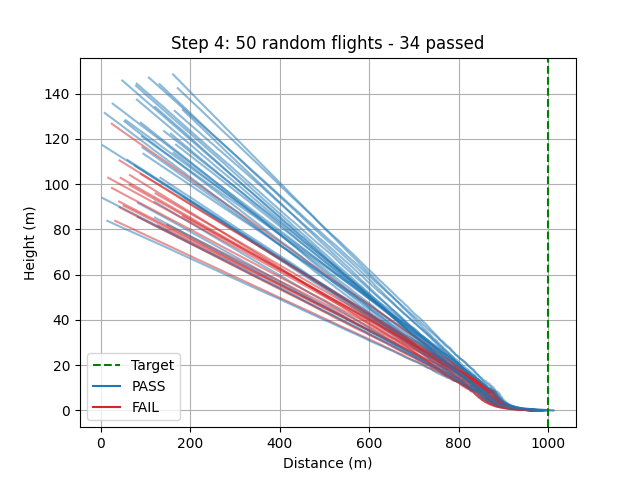

Recreate this plot in Python.
# Step 4: 50 random flights
# Same brain as Step 3, but now every flight is different:
# random start height, random start position, random wind, and random gusts.
# Run with:  python glider_step4.py

import random
import csv
import matplotlib.pyplot as plt

# ----- Settings you can change -----
runs = 50             # how many flights to test
forward_speed = 15.0  # glider speed through the air (m/s)
target = 1000.0       # where we want to land (meters)
time_step = 0.1       # update every 0.1 seconds
gust = 8.0            # random gust strength (m/s) - try 4.0 for rough air
max_wind = 4.0        # steady wind is chosen between -max_wind and +max_wind

# ----- Brain settings (same as Step 3) -----
min_sink = 0.3
max_sink = 5.0
flare_height = 8.0
flare_tau = 2.0
flare_min_sink = 0.2
flare_time = 8.0

# ----- Success rules -----
max_miss = 30.0
max_touch_sink = 0.5

# Using the same seed makes the "random" flights repeat exactly.
# This way your results are the same every time you run it.
random.seed(42)


def fly(distance, height, wind):
    """Fly one landing. Returns where it landed, how hard, and the path."""
    stage = "APPROACH"
    sink_speed = 0.0
    xs = []
    hs = []

    while height > 0:
        # Ground speed = our speed + steady wind + a random gust
        ground_speed = forward_speed + wind + random.uniform(-gust, gust)

        if height <= flare_height:
            stage = "FLARE"

        if stage == "APPROACH":
            aim_point = target - ground_speed * flare_time
            distance_left = aim_point - distance
            if distance_left < 1:
                distance_left = 1
            time_left = distance_left / ground_speed
            sink_speed = (height - flare_height) / time_left
            if sink_speed < min_sink:
                sink_speed = min_sink
            if sink_speed > max_sink:
                sink_speed = max_sink
        else:
            sink_speed = height / flare_tau
            if sink_speed < flare_min_sink:
                sink_speed = flare_min_sink

        distance = distance + ground_speed * time_step
        height = height - sink_speed * time_step
        xs.append(distance)
        hs.append(max(height, 0))

    return distance, sink_speed, xs, hs


# ----- Run all the flights -----
results = []
paths = []

for number in range(1, runs + 1):
    start_distance = random.uniform(0, 200)   # random start position
    start_height = random.uniform(80, 150)    # random start height
    wind = random.uniform(-max_wind, max_wind)  # random steady wind

    landed, sink, xs, hs = fly(start_distance, start_height, wind)
    miss = landed - target
    good = abs(miss) <= max_miss and sink <= max_touch_sink

    results.append([number, round(start_distance), round(start_height),
                    round(wind, 1), round(miss, 1), round(sink, 2),
                    "PASS" if good else "FAIL"])
    paths.append((xs, hs, good))

# ----- Print the results table -----
print("run  start_x  start_h   wind   miss(m)  sink(m/s)  result")
for r in results:
    print(f"{r[0]:>3} {r[1]:>8} {r[2]:>8} {r[3]:>6} {r[4]:>9} {r[5]:>9}  {r[6]}")

passed = sum(1 for r in results if r[6] == "PASS")
average_miss = sum(abs(r[4]) for r in results) / runs
average_sink = sum(r[5] for r in results) / runs
print()
print("Success rate:", passed, "out of", runs, "=", round(100 * passed / runs), "%")
print("Average miss distance:", round(average_miss, 1), "m")
print("Average touchdown sink speed:", round(average_sink, 2), "m/s")

# ----- Save the table so you can show it to the judges -----
with open("results.csv", "w", newline="") as f:
    writer = csv.writer(f)
    writer.writerow(["run", "start_x", "start_h", "wind", "miss_m", "sink_ms", "result"])
    writer.writerows(results)

# ----- Graph: all 50 flights together -----
for xs, hs, good in paths:
    plt.plot(xs, hs, color="tab:blue" if good else "tab:red", alpha=0.5)
plt.axvline(target, color="green", linestyle="--", label="Target")
plt.plot([], [], color="tab:blue", label="PASS")
plt.plot([], [], color="tab:red", label="FAIL")
plt.xlabel("Distance (m)")
plt.ylabel("Height (m)")
plt.title(f"Step 4: {runs} random flights - {passed} passed")
plt.legend()
plt.grid(True)
plt.savefig("glider_step4.png")
plt.show()
